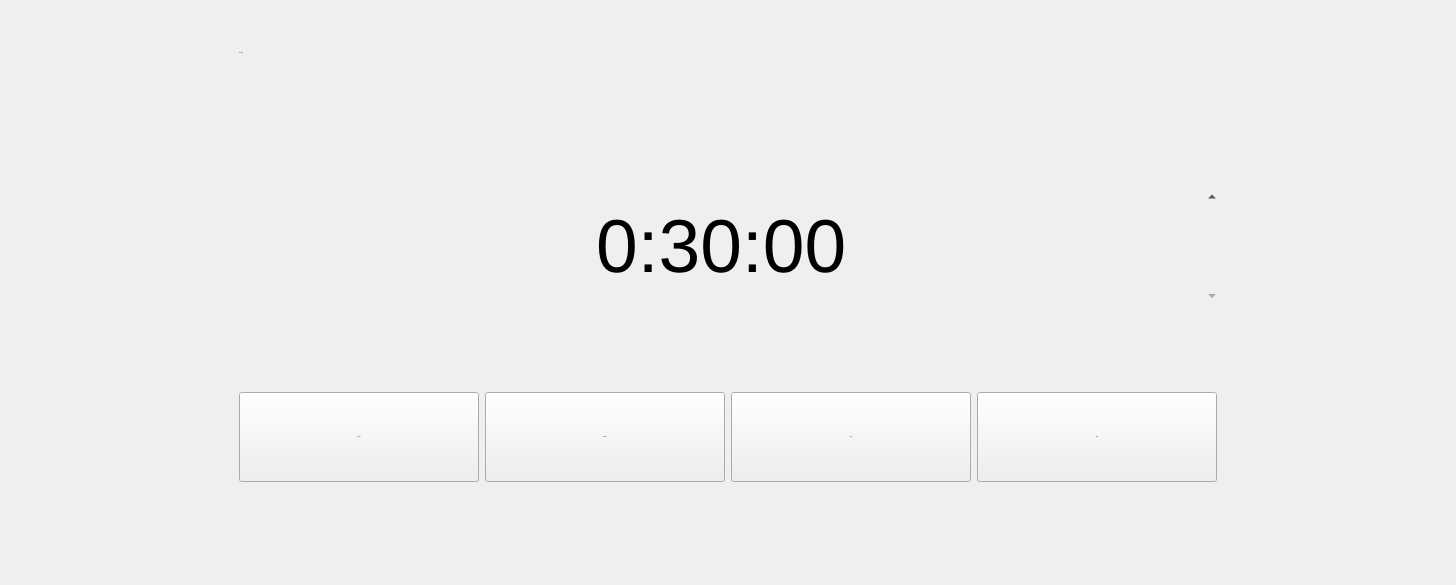
      <widget class="QWidget" name="tab_sterilize">
       <attribute name="title">
        <string>Sterilize</string>
       </attribute>
       <layout class="QGridLayout" name="gridLayout">
        <item row="6" column="2" colspan="2">
         <widget class="QPushButton" name="pushButton_24">
          <property name="minimumSize">
           <size>
            <width>240</width>
            <height>90</height>
           </size>
          </property>
          <property name="font">
           <font>
            <family>Arial</family>
            <pointsize>-1</pointsize>
            <weight>50</weight>
            <italic>false</italic>
            <bold>false</bold>
           </font>
          </property>
          <property name="text">
           <string>Pause</string>
          </property>
         </widget>
        </item>
        <item row="0" column="3">
         <spacer name="verticalSpacer_3">
          <property name="orientation">
           <enum>Qt::Vertical</enum>
          </property>
          <property name="sizeType">
           <enum>QSizePolicy::Expanding</enum>
          </property>
          <property name="sizeHint" stdset="0">
           <size>
            <width>20</width>
            <height>40</height>
           </size>
          </property>
         </spacer>
        </item>
        <item row="2" column="2" colspan="2">
         <spacer name="verticalSpacer_2">
          <property name="orientation">
           <enum>Qt::Vertical</enum>
          </property>
          <property name="sizeHint" stdset="0">
           <size>
            <width>20</width>
            <height>86</height>
           </size>
          </property>
         </spacer>
        </item>
        <item row="7" column="2">
         <spacer name="verticalSpacer">
          <property name="orientation">
           <enum>Qt::Vertical</enum>
          </property>
          <property name="sizeHint" stdset="0">
           <size>
            <width>20</width>
            <height>92</height>
           </size>
          </property>
         </spacer>
        </item>
        <item row="6" column="5">
         <widget class="QPushButton" name="pushButton_7">
          <property name="minimumSize">
           <size>
            <width>240</width>
            <height>90</height>
           </size>
          </property>
          <property name="font">
           <font>
            <family>Arial</family>
            <pointsize>-1</pointsize>
            <weight>50</weight>
            <italic>false</italic>
            <bold>false</bold>
           </font>
          </property>
          <property name="text">
           <string>Start</string>
          </property>
         </widget>
        </item>
        <item row="3" column="6">
         <spacer name="horizontalSpacer_4">
          <property name="orientation">
           <enum>Qt::Horizontal</enum>
          </property>
          <property name="sizeHint" stdset="0">
           <size>
            <width>228</width>
            <height>20</height>
           </size>
          </property>
         </spacer>
        </item>
        <item row="1" column="1" colspan="5" alignment="Qt::AlignLeft">
         <widget class="QLabel" name="label_2">
          <property name="minimumSize">
           <size>
            <width>400</width>
            <height>0</height>
           </size>
          </property>
          <property name="font">
           <font>
            <family>Adobe Heiti Std</family>
            <pointsize>-1</pointsize>
            <weight>50</weight>
            <italic>false</italic>
            <bold>false</bold>
           </font>
          </property>
          <property name="text">
           <string>UV Time</string>
          </property>
          <property name="alignment">
           <set>Qt::AlignLeading|Qt::AlignLeft|Qt::AlignVCenter</set>
          </property>
         </widget>
        </item>
        <item row="6" column="4">
         <widget class="QPushButton" name="pushButton_23">
          <property name="minimumSize">
           <size>
            <width>240</width>
            <height>90</height>
           </size>
          </property>
          <property name="font">
           <font>
            <family>Arial</family>
            <pointsize>-1</pointsize>
            <weight>50</weight>
            <italic>false</italic>
            <bold>false</bold>
           </font>
          </property>
          <property name="text">
           <string>Stop</string>
          </property>
         </widget>
        </item>
        <item row="3" column="0">
         <spacer name="horizontalSpacer_3">
          <property name="orientation">
           <enum>Qt::Horizontal</enum>
          </property>
          <property name="sizeHint" stdset="0">
           <size>
            <width>228</width>
            <height>20</height>
           </size>
          </property>
         </spacer>
        </item>
        <item row="6" column="1">
         <widget class="QPushButton" name="pushButton_6">
          <property name="minimumSize">
           <size>
            <width>240</width>
            <height>90</height>
           </size>
          </property>
          <property name="font">
           <font>
            <family>Arial</family>
            <pointsize>-1</pointsize>
            <weight>50</weight>
            <italic>false</italic>
            <bold>false</bold>
           </font>
          </property>
          <property name="text">
           <string>Reset</string>
          </property>
         </widget>
        </item>
        <item row="4" column="1">
         <spacer name="verticalSpacer_4">
          <property name="orientation">
           <enum>Qt::Vertical</enum>
          </property>
          <property name="sizeType">
           <enum>QSizePolicy::Expanding</enum>
          </property>
          <property name="sizeHint" stdset="0">
           <size>
            <width>20</width>
            <height>40</height>
           </size>
          </property>
         </spacer>
        </item>
        <item row="3" column="1" colspan="5">
         <widget class="QTimeEdit" name="timeEdit">
          <property name="sizePolicy">
           <sizepolicy hsizetype="Preferred" vsizetype="Preferred">
            <horstretch>0</horstretch>
            <verstretch>0</verstretch>
           </sizepolicy>
          </property>
          <property name="minimumSize">
           <size>
            <width>300</width>
            <height>200</height>
           </size>
          </property>
          <property name="baseSize">
           <size>
            <width>300</width>
            <height>100</height>
           </size>
          </property>
          <property name="font">
           <font>
            <family>Arial</family>
            <pointsize>56</pointsize>
            <weight>50</weight>
            <bold>false</bold>
            <kerning>true</kerning>
           </font>
          </property>
          <property name="mouseTracking">
           <bool>true</bool>
          </property>
          <property name="autoFillBackground">
           <bool>false</bool>
          </property>
          <property name="styleSheet">
           <string notr="true">background-color: rgba(255, 255, 255,0);</string>
          </property>
          <property name="wrapping">
           <bool>false</bool>
          </property>
          <property name="frame">
           <bool>false</bool>
          </property>
          <property name="alignment">
           <set>Qt::AlignCenter</set>
          </property>
          <property name="buttonSymbols">
           <enum>QAbstractSpinBox::UpDownArrows</enum>
          </property>
          <property name="correctionMode">
           <enum>QAbstractSpinBox::CorrectToNearestValue</enum>
          </property>
          <property name="displayFormat">
           <string>H:mm:ss</string>
          </property>
          <property name="time">
           <time>
            <hour>0</hour>
            <minute>30</minute>
            <second>0</second>
           </time>
          </property>
         </widget>
        </item>
       </layout>
      </widget>
